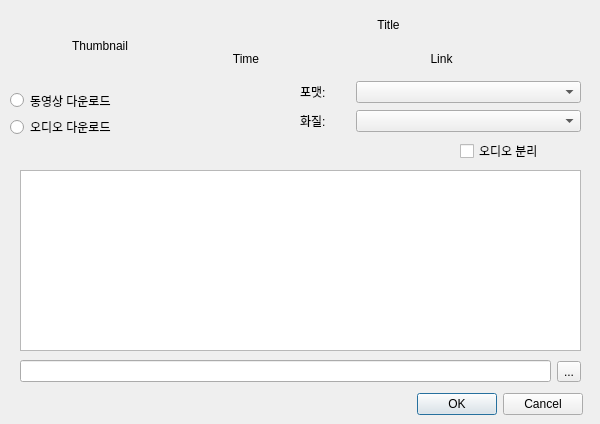
<?xml version="1.0" encoding="UTF-8"?>
<ui version="4.0">
 <class>SelectWindow</class>
 <widget class="QDialog" name="SelectWindow">
  <property name="geometry">
   <rect>
    <x>0</x>
    <y>0</y>
    <width>600</width>
    <height>424</height>
   </rect>
  </property>
  <property name="minimumSize">
   <size>
    <width>600</width>
    <height>424</height>
   </size>
  </property>
  <property name="maximumSize">
   <size>
    <width>600</width>
    <height>424</height>
   </size>
  </property>
  <property name="windowTitle">
   <string>Dialog</string>
  </property>
  <widget class="QListView" name="listView">
   <property name="geometry">
    <rect>
     <x>20</x>
     <y>170</y>
     <width>561</width>
     <height>181</height>
    </rect>
   </property>
  </widget>
  <widget class="QDialogButtonBox" name="buttonBox">
   <property name="geometry">
    <rect>
     <x>390</x>
     <y>390</y>
     <width>193</width>
     <height>28</height>
    </rect>
   </property>
   <property name="standardButtons">
    <set>QDialogButtonBox::Cancel|QDialogButtonBox::Ok</set>
   </property>
  </widget>
  <widget class="QWidget" name="">
   <property name="geometry">
    <rect>
     <x>10</x>
     <y>90</y>
     <width>139</width>
     <height>47</height>
    </rect>
   </property>
   <layout class="QVBoxLayout" name="verticalLayout">
    <item>
     <widget class="QRadioButton" name="radioButton">
      <property name="text">
       <string>동영상 다운로드</string>
      </property>
     </widget>
    </item>
    <item>
     <widget class="QRadioButton" name="radioButton_2">
      <property name="text">
       <string>오디오 다운로드</string>
      </property>
     </widget>
    </item>
   </layout>
  </widget>
  <widget class="QWidget" name="">
   <property name="geometry">
    <rect>
     <x>300</x>
     <y>80</y>
     <width>281</width>
     <height>84</height>
    </rect>
   </property>
   <layout class="QVBoxLayout" name="verticalLayout_2">
    <item>
     <layout class="QHBoxLayout" name="horizontalLayout">
      <item>
       <widget class="QLabel" name="label_5">
        <property name="maximumSize">
         <size>
          <width>50</width>
          <height>16777215</height>
         </size>
        </property>
        <property name="text">
         <string>포맷:</string>
        </property>
       </widget>
      </item>
      <item>
       <widget class="QComboBox" name="comboBox"/>
      </item>
     </layout>
    </item>
    <item>
     <layout class="QHBoxLayout" name="horizontalLayout_2">
      <item>
       <widget class="QLabel" name="label_6">
        <property name="maximumSize">
         <size>
          <width>50</width>
          <height>16777215</height>
         </size>
        </property>
        <property name="text">
         <string>화질:</string>
        </property>
       </widget>
      </item>
      <item>
       <widget class="QComboBox" name="comboBox_2"/>
      </item>
     </layout>
    </item>
    <item>
     <layout class="QHBoxLayout" name="horizontalLayout_3">
      <item>
       <spacer name="horizontalSpacer">
        <property name="orientation">
         <enum>Qt::Horizontal</enum>
        </property>
        <property name="sizeType">
         <enum>QSizePolicy::Fixed</enum>
        </property>
        <property name="sizeHint" stdset="0">
         <size>
          <width>160</width>
          <height>20</height>
         </size>
        </property>
       </spacer>
      </item>
      <item>
       <widget class="QCheckBox" name="checkBox">
        <property name="text">
         <string>오디오 분리</string>
        </property>
       </widget>
      </item>
     </layout>
    </item>
   </layout>
  </widget>
  <widget class="QWidget" name="">
   <property name="geometry">
    <rect>
     <x>10</x>
     <y>10</y>
     <width>571</width>
     <height>71</height>
    </rect>
   </property>
   <layout class="QHBoxLayout" name="horizontalLayout_5">
    <item>
     <widget class="QLabel" name="label">
      <property name="maximumSize">
       <size>
        <width>180</width>
        <height>170</height>
       </size>
      </property>
      <property name="text">
       <string>Thumbnail</string>
      </property>
      <property name="alignment">
       <set>Qt::AlignCenter</set>
      </property>
     </widget>
    </item>
    <item>
     <layout class="QVBoxLayout" name="verticalLayout_3">
      <item>
       <widget class="QLabel" name="label_2">
        <property name="text">
         <string>Title</string>
        </property>
        <property name="alignment">
         <set>Qt::AlignCenter</set>
        </property>
       </widget>
      </item>
      <item>
       <layout class="QHBoxLayout" name="horizontalLayout_4">
        <item>
         <widget class="QLabel" name="label_3">
          <property name="maximumSize">
           <size>
            <width>100</width>
            <height>16777215</height>
           </size>
          </property>
          <property name="text">
           <string>Time</string>
          </property>
          <property name="alignment">
           <set>Qt::AlignCenter</set>
          </property>
         </widget>
        </item>
        <item>
         <widget class="QLabel" name="label_4">
          <property name="text">
           <string>Link</string>
          </property>
          <property name="alignment">
           <set>Qt::AlignCenter</set>
          </property>
         </widget>
        </item>
       </layout>
      </item>
      <item>
       <spacer name="verticalSpacer">
        <property name="orientation">
         <enum>Qt::Vertical</enum>
        </property>
        <property name="sizeType">
         <enum>QSizePolicy::Fixed</enum>
        </property>
        <property name="sizeHint" stdset="0">
         <size>
          <width>20</width>
          <height>8</height>
         </size>
        </property>
       </spacer>
      </item>
     </layout>
    </item>
   </layout>
  </widget>
  <widget class="QWidget" name="">
   <property name="geometry">
    <rect>
     <x>20</x>
     <y>360</y>
     <width>561</width>
     <height>23</height>
    </rect>
   </property>
   <layout class="QHBoxLayout" name="horizontalLayout_6">
    <item>
     <widget class="QLineEdit" name="lineEdit"/>
    </item>
    <item>
     <widget class="QToolButton" name="toolButton">
      <property name="text">
       <string>...</string>
      </property>
     </widget>
    </item>
   </layout>
  </widget>
 </widget>
 <resources/>
 <connections/>
</ui>
